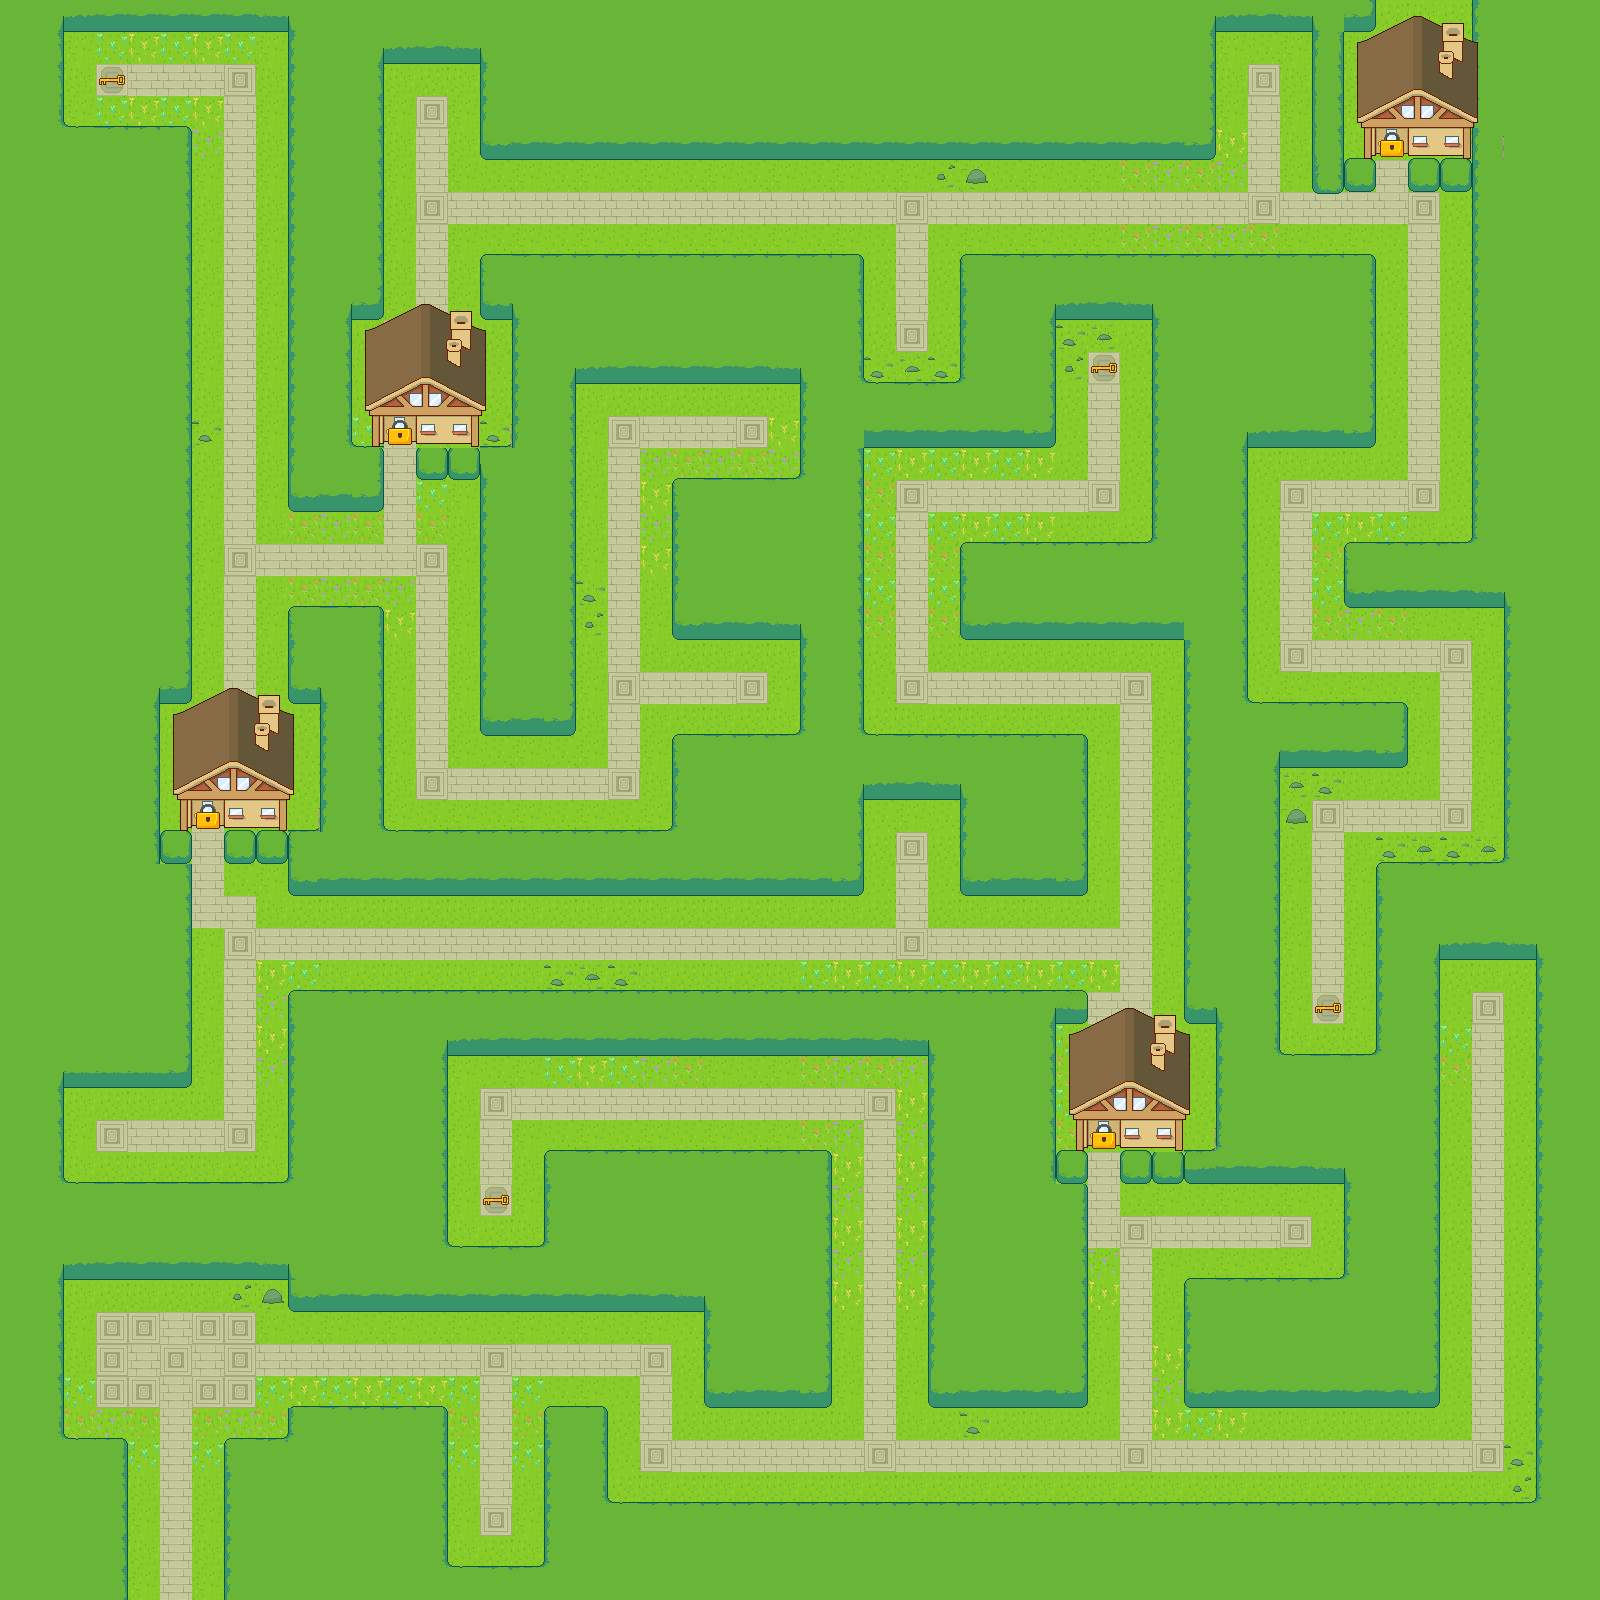

Rendered tile map (Tiled .tmx) drawn with the repository's tilesets; below, a short description and the map source with its tile grids summarised:
An orthogonal 50x50 tile map with 32x32 px tiles, 6 tile layers (decorations, fleurs +, chemins, Calque de Tuiles 3, ...), 2 tilesets.

<map version="1.5" tiledversion="1.7.2" orientation="orthogonal" renderorder="right-down" width="50" height="50" tilewidth="32" tileheight="32" infinite="0" nextlayerid="9" nextobjectid="1">
 <tileset firstgid="1" source="maze2.tsx" />
 <tileset firstgid="257" source="keys.tsx" />
 <layer id="3" name="decorations" width="50" height="50">
  <data>[2500 cells, 2500 non-empty, 4 distinct tile ids]</data>
 </layer>
 <layer id="7" name="fleurs +" width="50" height="50">
  <data>[2500 cells, 431 non-empty, 10 distinct tile ids]</data>
 </layer>
 <layer id="4" name="chemins" width="50" height="50">
  <data>[2500 cells, 362 non-empty, 3 distinct tile ids]</data>
 </layer>
 <layer id="5" name="Calque de Tuiles 3" width="50" height="50">
  <data>[2500 cells, 2491 non-empty, 45 distinct tile ids]</data>
 </layer>
 <layer id="6" name="Calque de Tuiles 4" width="50" height="50">
  <data>[2500 cells, 339 non-empty, 26 distinct tile ids]</data>
 </layer>
 <layer id="8" name="keys" width="50" height="50">
  <data>[2500 cells, 8 non-empty, 2 distinct tile ids]</data>
 </layer>
</map>